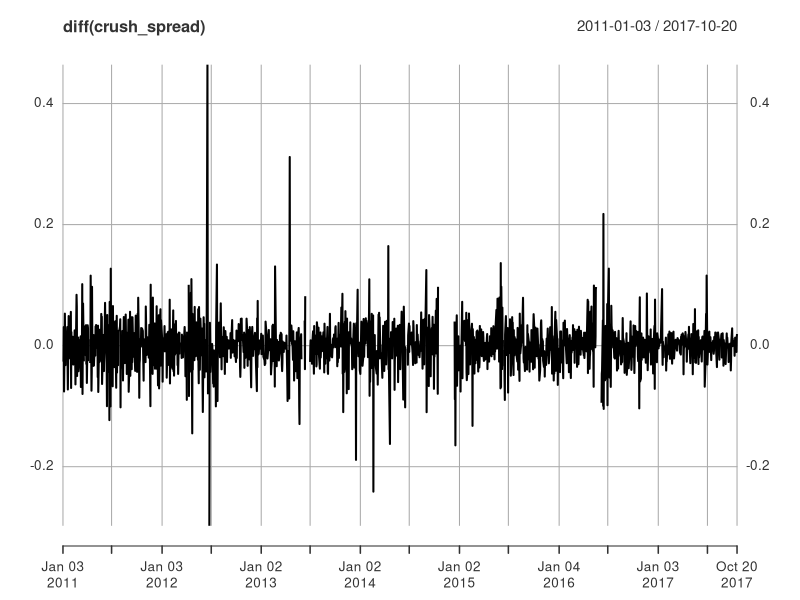
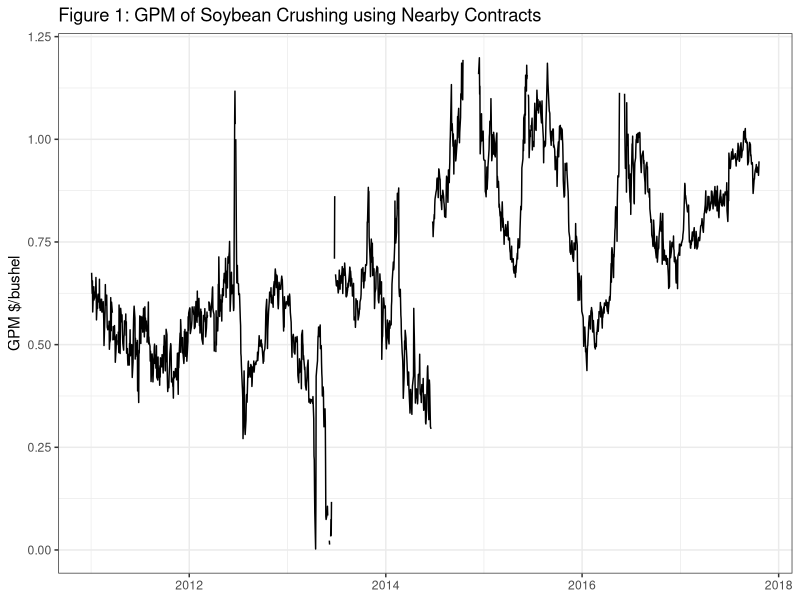

Recreate these plots in R, in order.
## ---- chunk 1

library(ggplot2)
library(xts)
name <- c("Date", "Beans", "Oil", "Meal")

data <- read.csv('Excel-files/soy-crush.csv', header = FALSE, col.names = name, colClasses = c("character", "numeric", "numeric", "numeric"))

data <- as.xts(data[,-1], order.by = as.POSIXct(data$Date), format = "%d/%m/%Y")

crush_spread <- data$Oil*11/100 + data$Meal*0.022 - data$Beans/100

crush_spread[!is.na(crush_spread) & crush_spread >1.2] <- NA

plot(diff(crush_spread))

g <- autoplot(crush_spread) + theme_bw() +  
      theme(axis.title.x = element_blank()) +   # Remove x-axis label
      ylab("GPM $/bushel") + 
      scale_fill_brewer(palette = 'Accent')  +
      ggtitle("Figure 1: GPM of Soybean Crushing using Nearby Contracts")

g

